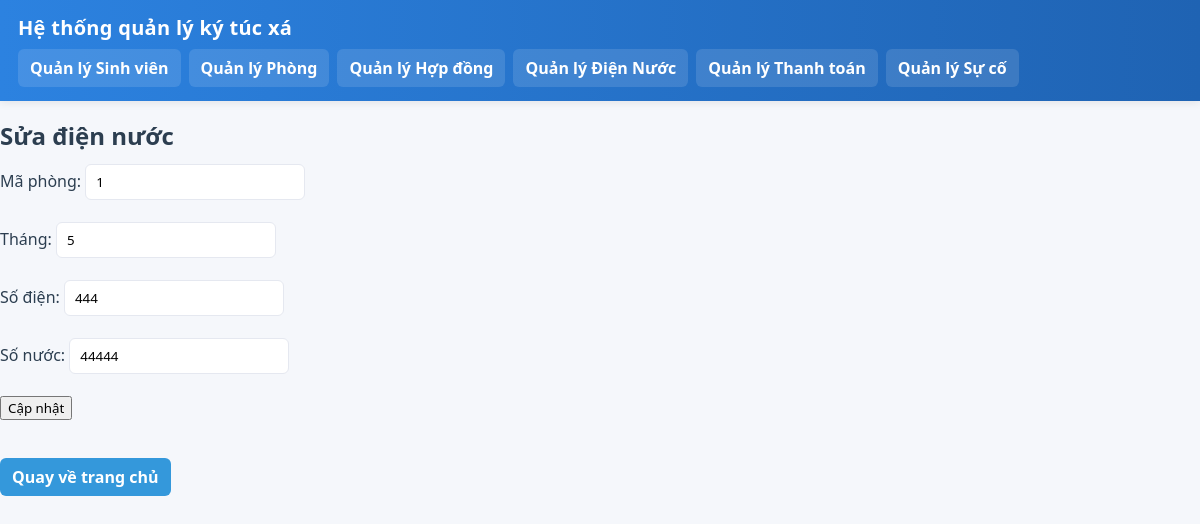
The app's page /diennuoc/edit.php?ID=2 with its own data.
### tables this page shows
CREATE TABLE `diennuoc` (
  `ID` int(11) NOT NULL,
  `MaPhong` varchar(20) DEFAULT NULL,
  `Thang` varchar(20) DEFAULT NULL,
  `SoDien` int(11) DEFAULT NULL,
  `SoNuoc` int(11) DEFAULT NULL
);

### diennuoc/edit.php (the view, shortened to what this page needs)
<?php include "../menu.php"; ?>
<?php
include "../db.php";
$ID = $_GET['ID'];
$data = $conn->query("SELECT * FROM diennuoc WHERE ID='$ID'")->fetch_assoc();
?>
<h2>Sửa điện nước</h2>
<form method="post">
    Mã phòng: <input name="MaPhong" value="<?= $data['MaPhong'] ?>"><br><br>
    Tháng: <input name="Thang" value="<?= $data['Thang'] ?>"><br><br>
    Số điện: <input name="SoDien" value="<?= $data['SoDien'] ?>"><br><br>
    Số nước: <input name="SoNuoc" value="<?= $data['SoNuoc'] ?>"><br><br>
    <button name="submit">Cập nhật</button>
</form><br>
<a href="../index.php" style="
    display: inline-block;
    padding: 8px 12px;
    background: #3498db;
    color: white;
    text-decoration: none;
    border-radius: 6px;
    font-weight: bold;
"> Quay về trang chủ</a>

### menu.php (style rules this page uses)
* { box-sizing: border-box; }
a { color: var(--primary); text-decoration: none; }
h2, h3 { margin: 0 0 12px 0; color: var(--text); }
input, button { font-family: inherit; }
input, select { padding: 8px 10px; border-radius: 6px; border: 1px solid var(--border); outline: none; background: #fff; }

### records on screen
diennuoc: MaPhong "1", Thang "5", SoDien "444", SoNuoc "44444"
